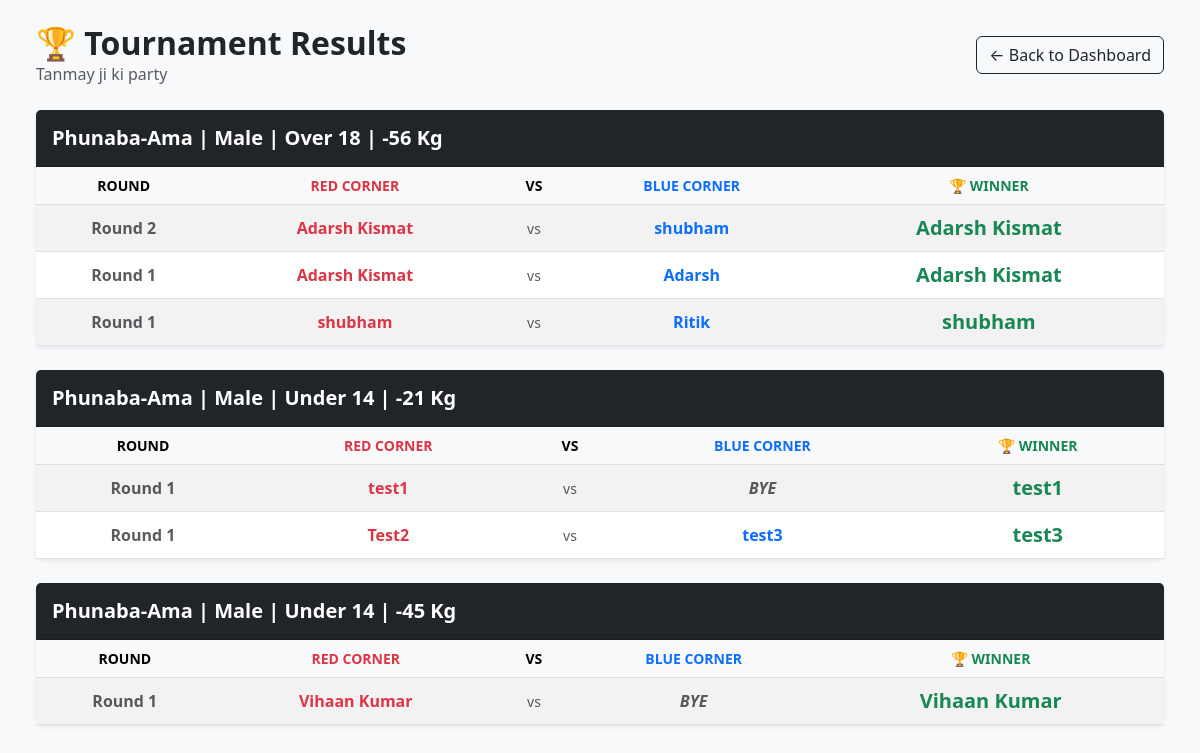
/tournaments/1/results/ (signed in), run on an earlier commit of the app's database.
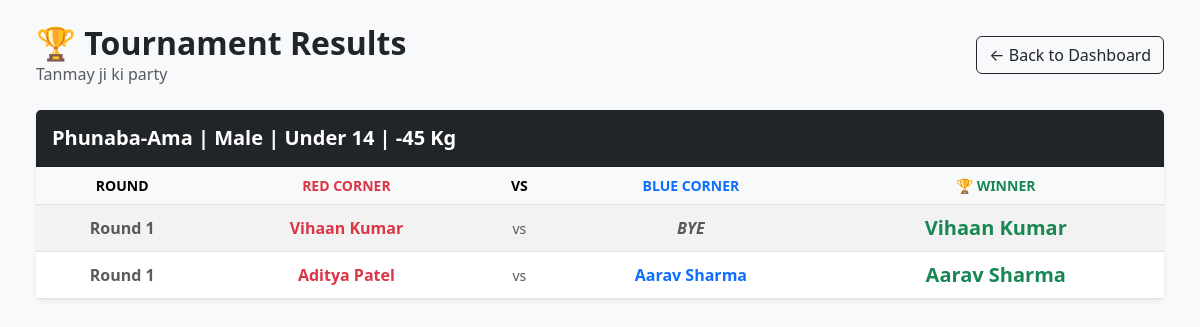
And on a later commit of the database.
### thangta/models.py (models this page shows, shortened)
class Match(models.Model):
    tournament = models.ForeignKey(Tournament, on_delete=models.CASCADE)
    event_type = models.CharField(max_length=50)
    age_category = models.CharField(max_length=3)
    weight_category = models.CharField(max_length=4)
    gender = models.CharField(max_length=10)
    is_active = models.BooleanField(default=False)
    is_completed = models.BooleanField(default=False)
    round_number = models.IntegerField(default=1)
    current_round = models.IntegerField(default=1) # Tracks Round 1, Round 2, or 3 (Tie Breaker)
    current_sub_round = models.IntegerField(default=1)
    match_sequence = models.IntegerField(help_text="Order of the match in this round")
    current_sub_round = models.IntegerField(default=1)
    ring_number = models.IntegerField(default=1)
    participant_red = models.ForeignKey(Participant, related_name='matches_as_red', on_delete=models.CASCADE)
    participant_blue = models.ForeignKey(Participant, related_name='matches_as_blue', on_delete=models.CASCADE, null=True, blank=True)
    winner = models.ForeignKey(Participant, related_name='matches_won', on_delete=models.SET_NULL, null=True, blank=True)
    score_red = models.IntegerField(default=0)
    score_blue = models.IntegerField(default=0)
    round_1_red = models.IntegerField(default=0)
    round_1_blue = models.IntegerField(default=0)
    round_2_red = models.IntegerField(default=0)
    round_2_blue = models.IntegerField(default=0)
    round_3_red = models.IntegerField(default=0)
    round_3_blue = models.IntegerField(default=0)
    @property
    def age_display(self):
        age_map = {'U14': 'Under 14', 'U18': 'Under 18', 'O18': 'Over 18'}
        return age_map.get(self.age_category, self.age_category)
    @property
    def weight_display(self):
        if self.weight_category and "Kg" not in str(self.weight_category):
            return f"{self.weight_category} Kg"
        return self.weight_category
    @property
    def full_category_name(self):
        return f"{self.event_type} | {self.gender} | {self.age_display} | {self.weight_display}"

class Participant(models.Model):
    class GenderChoices(models.TextChoices):
        MALE = 'Male', 'Male'
        FEMALE = 'Female', 'Female'
    class EventTypeChoices(models.TextChoices):
        PHUNABA_AMA = 'Phunaba-Ama', 'Phunaba-Ama'
        PHUNABA_ANISHUBA = 'Phunaba-Anishuba', 'Phunaba-Anishuba'
    class AgeCategory(models.TextChoices):
        UNDER_14 = 'U14', 'Under 14'
        UNDER_18 = 'U18', 'Under 18'
        OVER_18 = 'O18', 'Over 18'
    class WeightCategory(models.TextChoices):
        MINUS_21 = '-21', '-21 Kg'
        MINUS_25 = '-25', '-25 Kg'
        MINUS_29 = '-29', '-29 Kg'
        MINUS_33 = '-33', '-33 Kg'
        MINUS_37 = '-37', '-37 Kg'
        MINUS_40 = '-40', '-40 Kg'
        MINUS_41 = '-41', '-41 Kg'
        MINUS_44 = '-44', '-44 Kg'
        MINUS_45 = '-45', '-45 Kg'
        MINUS_49 = '-49', '-49 Kg'
        MINUS_52 = '-52', '-52 Kg'
        MINUS_53 = '-53', '-53 Kg'
        MINUS_56 = '-56', '-56 Kg'
        MINUS_75 = '-75', '-75 Kg'
        PLUS_53 = '+53', '+53 Kg'
    tournament = models.ForeignKey(
        Tournament,
        on_delete=models.CASCADE,
        related_name='participants',
        null=True, blank=True
    )
    name = models.CharField(max_length=200, null=True, blank=True)
    actual_age = models.IntegerField(null=True, blank=True, help_text="Age in numbers")
    date_of_birth = models.DateField(null=True, blank=True) # Add this!
    age = models.IntegerField(default = 0)
    gender = models.CharField(max_length=10, choices=GenderChoices.choices, null=True, blank=True)
    contact = models.CharField(max_length=15, null=True, blank=True)
    district = models.CharField(max_length=100)
    district_code = models.CharField(max_length=20)
    event_type = models.CharField(max_length=50, choices=EventTypeChoices.choices, null=True, blank=True)
    age_category = models.CharField(
        max_length=3,
        choices=AgeCategory.choices,
        help_text="Select the participant's age group."
    )
    weight_category = models.CharField(
        max_length=4,
        choices=WeightCategory.choices,
        help_text="Select the participant's weight class."
    )

### thangta/views.py (the view)
# urls.py: path('tournaments/<int:tournament_id>/results/', tournament_results, name='tournament-results'),
@login_required(login_url='login')
def tournament_results(request, tournament_id):
    tournament = get_object_or_404(Tournament, id=tournament_id)
    completed_matches = Match.objects.filter(
        tournament=tournament,
        is_completed=True
    ).order_by('event_type', 'gender', 'age_category', 'weight_category', '-round_number')
    return render(request, 'tournament_results.html', {
        'tournament': tournament,
        'completed_matches': completed_matches
    })

### thangta/templates/tournament_results.html (shortened to what this page needs)
<!DOCTYPE html>
<html lang="en">
<head>
    <link href="https://cdn.jsdelivr.net/npm/bootstrap@5.3.0/dist/css/bootstrap.min.css" rel="stylesheet">
</head>
<body class="bg-light p-4">
<div class="container-fluid">
    <div class="d-flex justify-content-between align-items-center mb-4">
        <div>
            <h2 class="fw-bold m-0">🏆 Tournament Results</h2>
            <p class="text-muted m-0">{{ tournament.name }}</p>
        </div>
        <a href="{% url 'tournament-dashboard' %}" class="btn btn-outline-dark">← Back to Dashboard</a>
    </div>
    {% regroup completed_matches by full_category_name as category_list %}
    <div class="row">
        {% for category in category_list %}
        <div class="col-12 mb-4">
            <div class="card shadow-sm border-0">
                <div class="card-header bg-dark text-white py-3">
                    <h5 class="m-0 fw-bold">{{ category.grouper }}</h5>
                </div>
                <div class="card-body p-0 table-responsive">
                    <table class="table table-hover table-striped m-0 align-middle text-center">
                        <thead class="table-light">
                            <tr>
                                <th class="small">ROUND</th>
                                <th class="small text-danger">RED CORNER</th>
                                <th class="small">VS</th>
                                <th class="small text-primary">BLUE CORNER</th>
                                <th class="small text-success">🏆 WINNER</th>
                            </tr>
                        </thead>
                        <tbody>
                            {% for match in category.list %}
                            <tr>
                                <td class="fw-bold text-muted">Round {{ match.round_number }}</td>
                                <td class="fw-bold text-danger">{{ match.participant_red.name }}</td>
                                <td class="text-muted small">vs</td>
                                {% if match.participant_blue %}
                                    <td class="fw-bold text-primary">{{ match.participant_blue.name }}</td>
                                {% else %}
                                    <td class="fw-bold text-muted fst-italic">BYE</td>
                                {% endif %}
                                <td class="fw-bold text-success fs-5">
                                    {{ match.winner.name }}
                                </td>
                            </tr>
                            {% endfor %}
                        </tbody>
                    </table>
                </div>
            </div>
        </div>
        {% endfor %}
    </div>
</div>
</body>
</html>

What changed in the data, as far as the page shows it:
removed Match: round_number "2", participant_red.name "Adarsh Kismat", participant_blue.name "shubham", winner.name "Adarsh Kismat", shown under "Phunaba-Ama | Male | Over 18 | -56 Kg"
removed Match: round_number "1", participant_red.name "Adarsh Kismat", participant_blue.name "Adarsh", winner.name "Adarsh Kismat", shown under "Phunaba-Ama | Male | Over 18 | -56 Kg"
removed Match: round_number "1", participant_red.name "shubham", participant_blue.name "Ritik", winner.name "shubham", shown under "Phunaba-Ama | Male | Over 18 | -56 Kg"
removed Match: round_number "1", participant_red.name "test1", shows "BYE", winner.name "test1", shown under "Phunaba-Ama | Male | Under 14 | -21 Kg"
removed Match: round_number "1", participant_red.name "Test2", participant_blue.name "test3", winner.name "test3", shown under "Phunaba-Ama | Male | Under 14 | -21 Kg"
added Match: round_number "1", participant_red.name "Aditya Patel", participant_blue.name "Aarav Sharma", winner.name "Aarav Sharma", shown under "Phunaba-Ama | Male | Under 14 | -45 Kg"
Also different on the page:
list line gone: "Phunaba-Ama | Male | Over 18 | -56 Kg ROUND RED CORNER VS BLUE CORNER 🏆 WINNER"
list line gone: "Phunaba-Ama | Male | Under 14 | -21 Kg ROUND RED CORNER VS BLUE CORNER 🏆 WINNER"
